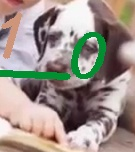
//> input picture data/0_house finch, linnet, Carpodacus mexicanus.jpg, 135 x 152 px
$ ./solve_practice1 '-i=../data/0_house finch, linnet, Carpodacus mexicanus.jpg'   (built with g++ and OpenCV 4)
//> lines starting //> are read from the running program, lines starting //| are printed output that depends on the picture
### src/filter.h
#pragma once
#include <iostream>
#include <string>

#include <opencv2/imgproc.hpp>
#include <opencv2/highgui.hpp>

using namespace cv;
using namespace std;

class Filter
{
	public:
	virtual Mat ProcessImage(Mat image) = 0 {}
};

class GrayFilter : Filter
{
private:

public:
	Mat ProcessImage(Mat image)
	{
		Mat result;
		cvtColor(image, result, cv::COLOR_BGR2GRAY);
		return result;
	}

};

class ResizeFilter : Filter
{
private:
	int width;
	int height;
public:
	ResizeFilter(int newWidth, int newHeight)
	{
			this->width = newWidth;
			this->height = newHeight;
	}

	Mat ProcessImage(Mat image)
	{
		Mat result;
		resize(image, result, Size(width,height));
		return result;
	}

};

### src/solve_practice1.cpp
#include <iostream>
#include "filter.h"

#include <opencv2/dnn.hpp>
#include <opencv2/imgproc.hpp>
#include <opencv2/highgui.hpp>

const char* cmdAbout = "Sample of OpenCV usage. ";

const char* cmdOptions =
"{ i  image         | <none> | image to process        }"
"{ h ? help usage   |        | print help message      }";


int main(int argc, char** argv)
{
	CommandLineParser parser(argc, argv, cmdOptions);
	parser.about(cmdAbout);

	if (parser.has("help"))
	{
		parser.printMessage();
		return 0;
	}
	if (!parser.check())
	{
		parser.printErrors();
		return 0;
	}

	string imgName(parser.get<String>("image"));

	GrayFilter grayFilter = GrayFilter();
	ResizeFilter resizeFilter = ResizeFilter(100, 100);

	Mat source = imread(imgName, 1);
//> source is the input picture: 152 rows x 135 cols, CV_8UC3; mean B, G, R 137.9, 145.5, 157.9

	Mat res = grayFilter.ProcessImage(resizeFilter.ProcessImage(source));
//> in ProcessImage, `resize(image, result, Size(width,height));`:
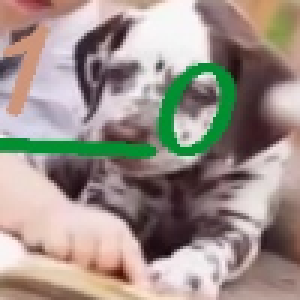
//> result: 100 rows x 100 cols, CV_8UC3 (shown 3 times larger); mean B, G, R 137.8, 145.4, 157.8
//> in ProcessImage, `cvtColor(image, result, cv::COLOR_BGR2GRAY);`:
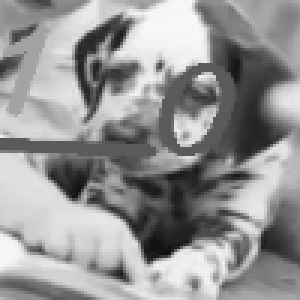
//> result: 100 rows x 100 cols, CV_8UC1 (shown 3 times larger); min 12, max 250, mean 148.3

	imshow("small grayscale image", res);

	waitKey(0);
	return 0;
}

$ run again, on data/1.jpg
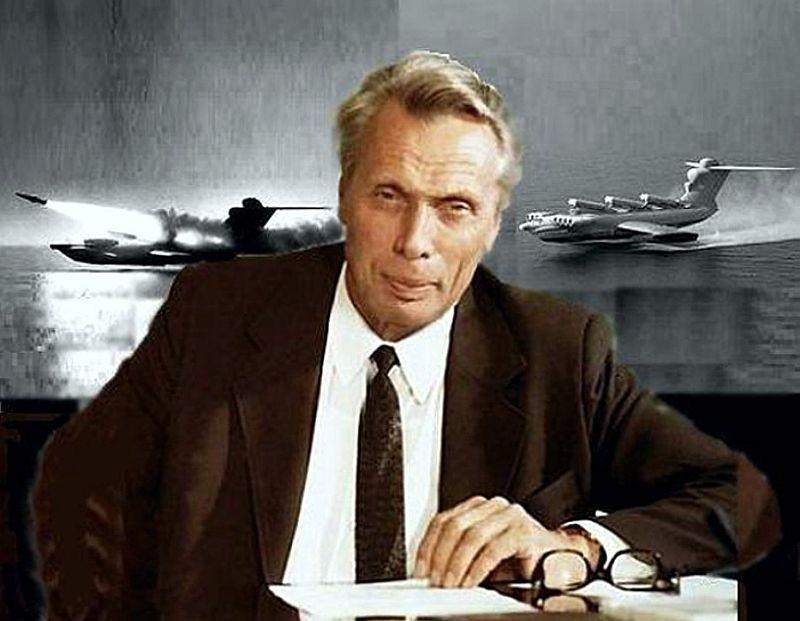
//> input picture data/1.jpg, 800 x 621 px
//> source is the input picture: 621 rows x 800 cols, CV_8UC3; mean B, G, R 90.8, 95.4, 100.9
//> in ProcessImage, `resize(image, result, Size(width,height));`:
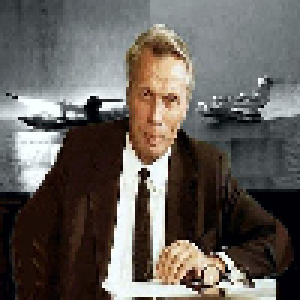
//> result: 100 rows x 100 cols, CV_8UC3 (shown 3 times larger); mean B, G, R 90.3, 94.9, 100.4
//> in ProcessImage, `cvtColor(image, result, cv::COLOR_BGR2GRAY);`:
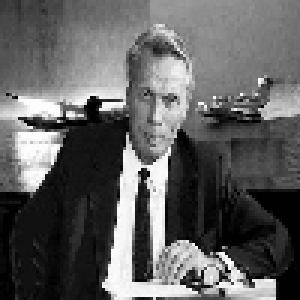
//> result: 100 rows x 100 cols, CV_8UC1 (shown 3 times larger); min 0, max 255, mean 96.1

$ run again, on data/at.jpg
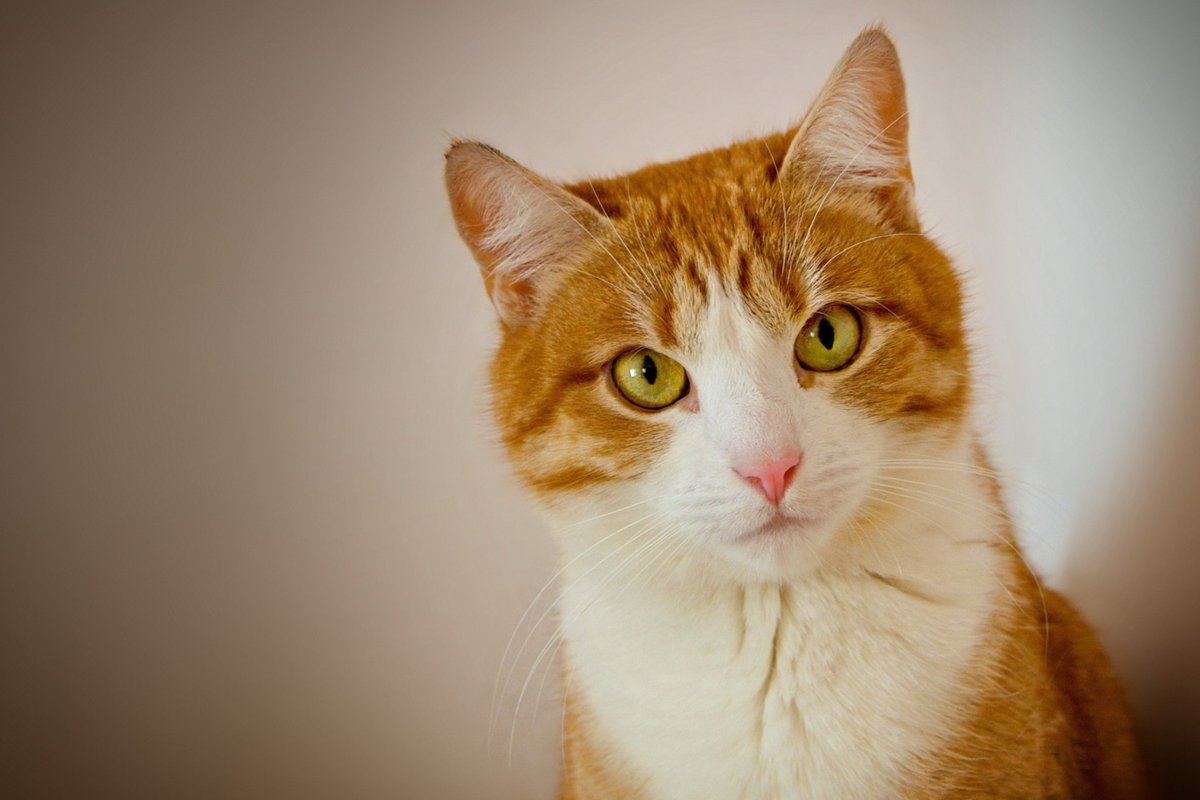
//> input picture data/at.jpg, 1200 x 800 px
//> source is the input picture: 800 rows x 1200 cols, CV_8UC3; mean B, G, R 112.8, 137.1, 159.2
//> in ProcessImage, `resize(image, result, Size(width,height));`:
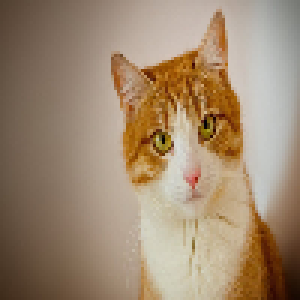
//> result: 100 rows x 100 cols, CV_8UC3 (shown 3 times larger); mean B, G, R 112.9, 137.3, 159.4
//> in ProcessImage, `cvtColor(image, result, cv::COLOR_BGR2GRAY);`:
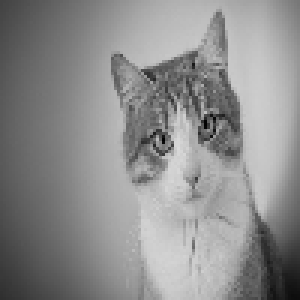
//> result: 100 rows x 100 cols, CV_8UC1 (shown 3 times larger); min 1, max 219, mean 141.1
